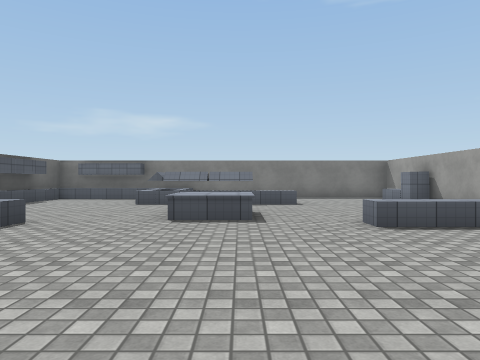
view 1 (above)

12 first-person views from a walk through a Unity game level. The camera is 1.2 m above the floor, looks level and sees 70° across. The floor is counted in squares, 2 m on a side. Each view is taken from the middle of a square. On the plan, view 1 faces up. The plan holds only what a view shows up to about 10 squares ahead; the rest is blank. Surface patterns are stand-ins for the level's own textures.

view 2
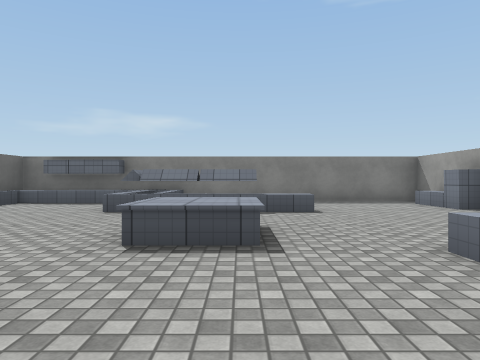

view 3
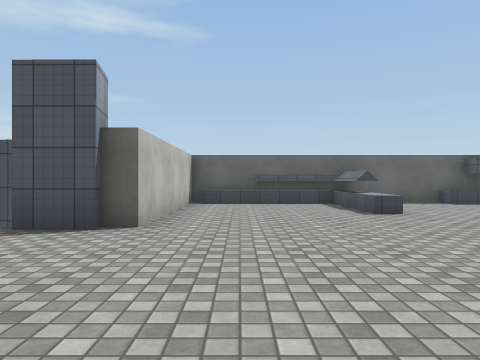

view 4
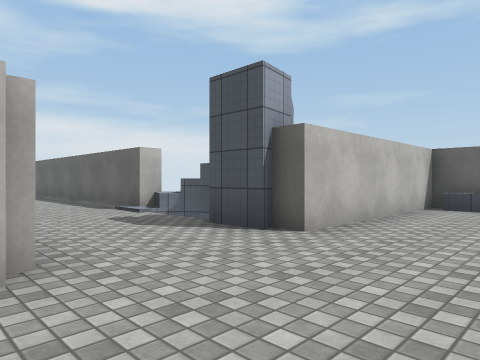

view 5
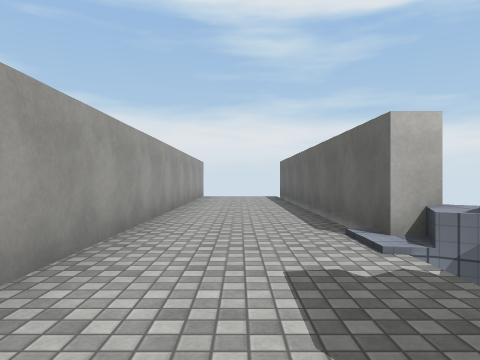

view 6
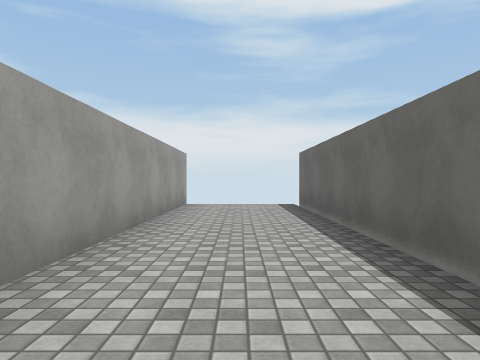

view 7
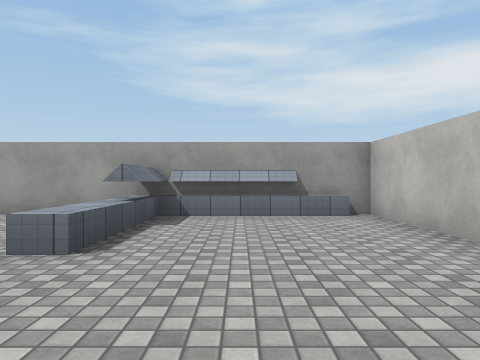

view 8
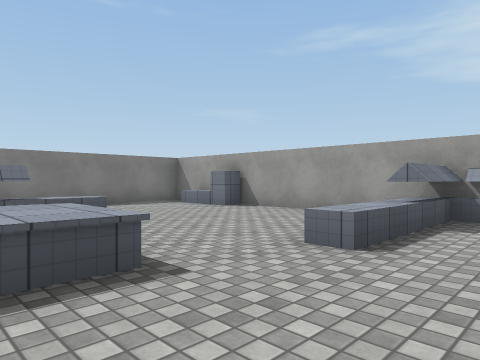

view 9
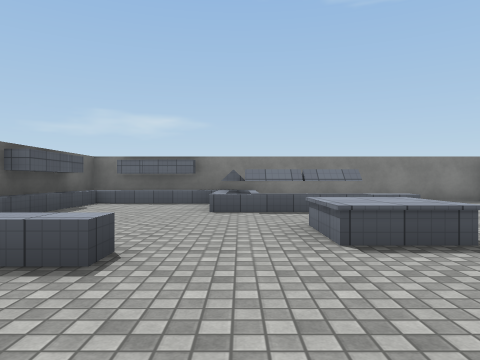

view 10
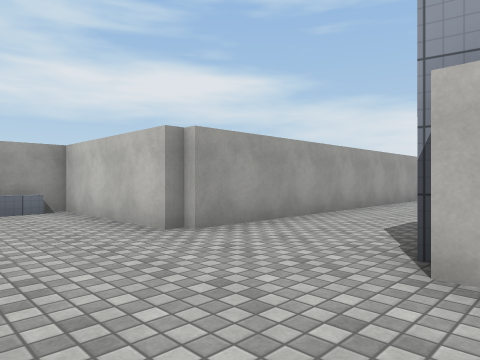

view 11
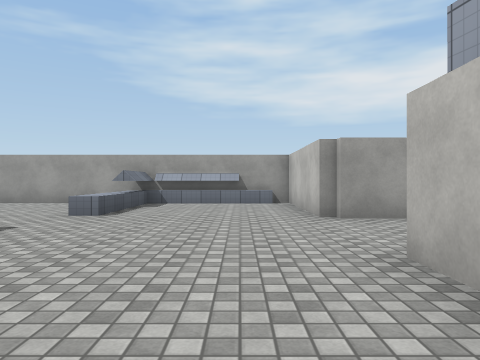

view 12
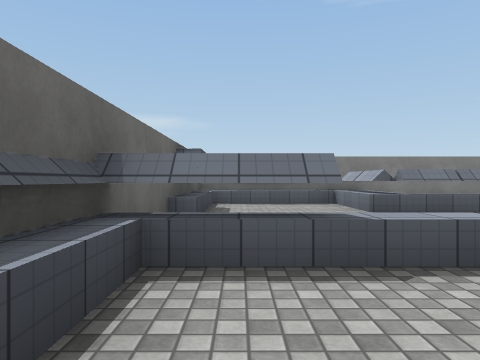

### Floor plan
Key: @ floor where view 1 was taken; # wall or solid block; . floor; ^ raised ledge.
Columns run from 6 left of view 1 to 5 right of it. Each row starts with its distance up from view 1.
 12 ############
 11 #^#^^   ...#
 10 #...^   ...#
  9 #...^^^^...#
  8 #..........#
  7 #..........#
  6 #....^^....#
  5 #^^^.^^.^^^#
  4 #..........#
  3 #..........#
  2 #..........#
  1 #..........#
  0 #####.@.####
 -1     #...#
 -2     #...#
 -3     ^...#
 -4     #...#
 -5     #...#
 -6     #...#
 -7     #...#
 -8     #...#
 -9     #...#
-10     #...#
-11     #...#
-12     #...#
-13         #

Where each view was taken, in squares from view 1:
view 1: 0 up, 0 right, facing up
view 2: 2 up, 0 right, facing up
view 3: 2 up, 3 right, facing left
view 4: 3 up, 2 right, facing down-left
view 5: 0 up, 0 right, facing down
view 6: 4 down, 0 right, facing down
view 7: 3 up, 1 left, facing right
view 8: 3 up, 1 left, facing up-right
view 9: 2 up, 2 left, facing up
view 10: 3 up, 2 left, facing down-right
view 11: 2 up, 4 left, facing right
view 12: 2 up, 5 left, facing up
